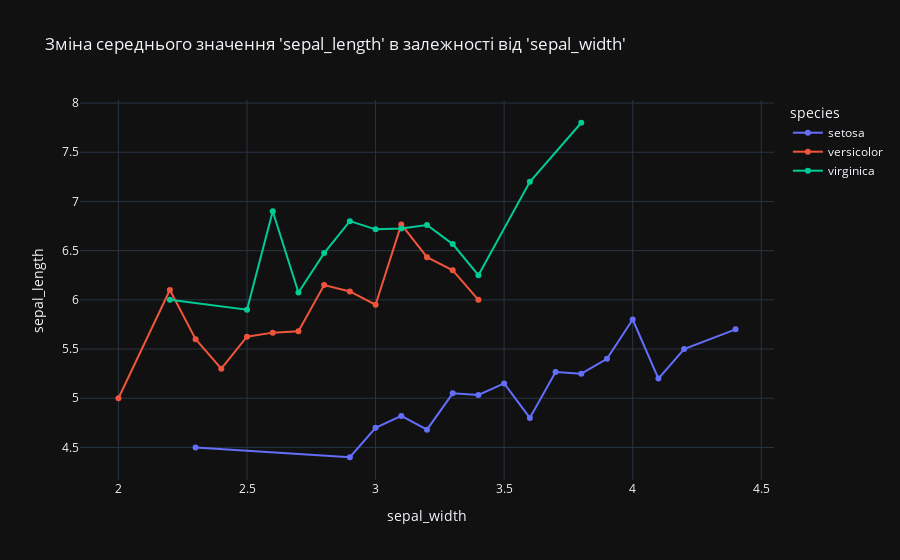

Notebook code for this chart:
### Code cell
df_mean = df.groupby(['species', 'sepal_width'])['sepal_length'].mean().reset_index()
fig2 = px.line(df_mean, x="sepal_width", y="sepal_length", color="species", markers=True, title="Зміна середнього значення 'sepal_length' в залежності від 'sepal_width'")
fig2.show()

### Figure 1 — Plotly figure (JSON) as saved in the notebook; plotly's stock layout.template omitted (floating-point values rounded to 4 significant figures)
{"data": [{"hovertemplate": "species=setosa<br>sepal_width=%{x}<br>sepal_length=%{y}<extra></extra>", "legendgroup": "setosa", "line": {"color": "#636efa", "dash": "solid"}, "marker": {"symbol": "circle"}, "mode": "markers+lines", "name": "setosa", "orientation": "v", "showlegend": true, "x": [2.3, 2.9, 3.0, 3.1, 3.2, 3.3, 3.4, 3.5, 3.6, 3.7, 3.8, 3.9, 4.0, 4.1, 4.2, 4.4], "xaxis": "x", "y": [4.5, 4.4, 4.7, 4.82, 4.68, 5.05, 5.033, 5.15, 4.8, 5.267, 5.25, 5.4, 5.8, 5.2, 5.5, 5.7], "yaxis": "y", "type": "scatter"}, {"hovertemplate": "species=versicolor<br>sepal_width=%{x}<br>sepal_length=%{y}<extra></extra>", "legendgroup": "versicolor", "line": {"color": "#EF553B", "dash": "solid"}, "marker": {"symbol": "circle"}, "mode": "markers+lines", "name": "versicolor", "orientation": "v", "showlegend": true, "x": [2.0, 2.2, 2.3, 2.4, 2.5, 2.6, 2.7, 2.8, 2.9, 3.0, 3.1, 3.2, 3.3, 3.4], "xaxis": "x", "y": [5.0, 6.1, 5.6, 5.3, 5.625, 5.667, 5.68, 6.15, 6.086, 5.95, 6.767, 6.433, 6.3, 6.0], "yaxis": "y", "type": "scatter"}, {"hovertemplate": "species=virginica<br>sepal_width=%{x}<br>sepal_length=%{y}<extra></extra>", "legendgroup": "virginica", "line": {"color": "#00cc96", "dash": "solid"}, "marker": {"symbol": "circle"}, "mode": "markers+lines", "name": "virginica", "orientation": "v", "showlegend": true, "x": [2.2, 2.5, 2.6, 2.7, 2.8, 2.9, 3.0, 3.1, 3.2, 3.3, 3.4, 3.6, 3.8], "xaxis": "x", "y": [6.0, 5.9, 6.9, 6.075, 6.475, 6.8, 6.717, 6.725, 6.76, 6.567, 6.25, 7.2, 7.8], "yaxis": "y", "type": "scatter"}], "layout": {"xaxis": {"anchor": "y", "domain": [0.0, 1.0], "title": {"text": "sepal_width"}}, "yaxis": {"anchor": "x", "domain": [0.0, 1.0], "title": {"text": "sepal_length"}}, "legend": {"title": {"text": "species"}, "tracegroupgap": 0}, "title": {"text": "Зміна середнього значення 'sepal_length' в залежності від 'sepal_width'"}}}
